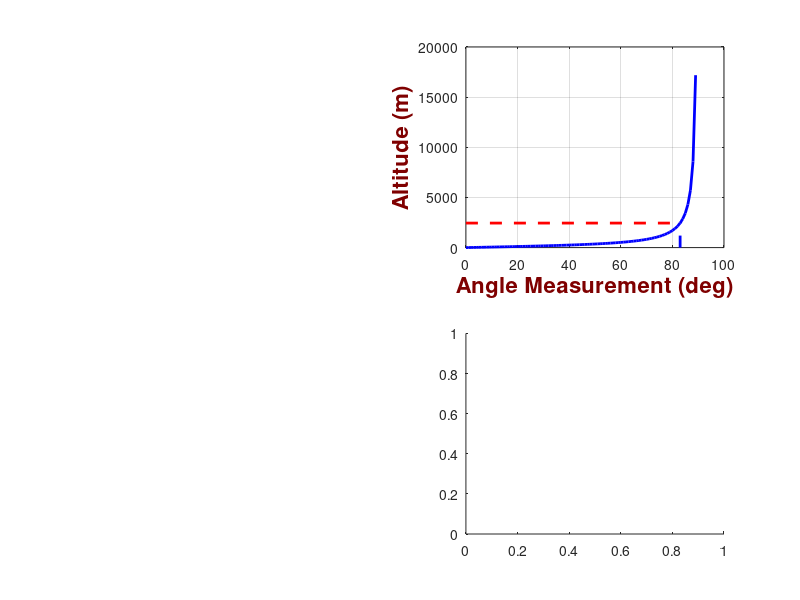

Source code (MATLAB): (Note: this script raises an error after producing the figure.)
clc; close all; clear all;

d = 300; 
measurement_angle = 0:1:90; % measurement angle in degrees
altitude = d*tand(measurement_angle);

plot (measurement_angle, altitude, 'b-', 'LineWidth', 2)


% select a time index

angle_selected = 83;    
altitude_selected = d*tand(angle_selected);

angle_uncertainty_std = 1;
angle_uncertainty = angle_selected+angle_uncertainty_std*randn(1,1000000);
altitude_uncertainty = d*tand(angle_uncertainty);

subplot(2,2,2)
plot (measurement_angle,altitude, 'b-', 'LineWidth', 2)
hold on;
line([angle_selected angle_selected], [altitude(1) altitude_selected], 'Color', 'b', 'LineStyle', '--', 'LineWidth', 2);
line([measurement_angle(1) angle_selected], [altitude_selected altitude_selected], 'Color', 'r', 'LineStyle', '--', 'LineWidth', 2);
xlabel('Angle Measurement (deg)', 'FontSize', 16, 'FontWeight', 'bold', 'Color', [0.5, 0, 0]);
ylabel('Altitude (m)', 'FontSize', 16, 'FontWeight', 'bold', 'Color', [0.5, 0, 0]);
grid on;


subplot(2,2,4)
%histogram(t_uncertainty,'Normalization','pdf')
[f, xi] = ksdensity(angle_uncertainty(1:end));
plot(xi, f, 'b', 'LineWidth', 2);
xlabel('Angle uncertainty (deg)', 'FontSize', 16, 'FontWeight', 'bold', 'Color', [0.5, 0, 0]);
ylabel('PDF', 'FontSize', 16, 'FontWeight', 'bold', 'Color', [0.5, 0, 0]);
line([angle_selected angle_selected], ylim, 'Color', 'b', 'LineStyle', '--', 'LineWidth', 2);
xlim([0, max(xi)]); % Set the x-axis limits to start from 0

grid on;

subplot(2,2,1)
[f, xi] = ksdensity(altitude_uncertainty);
plot(xi,f, 'r', 'LineWidth', 2);
xlabel('PDF', 'FontSize', 16, 'FontWeight', 'bold', 'Color', [0.5, 0, 0]);
ylabel('Altitude uncertainty (m)', 'FontSize', 16, 'FontWeight', 'bold', 'Color', [0.5, 0, 0]);
grid on;
hold on;
line([altitude_selected altitude_selected], ylim, 'Color', 'r', 'LineStyle', '--', 'LineWidth', 2);

set(gca, 'View', [-90 90])
%line(xlim, [altitude_selected altitude_selected], 'Color', 'k', 'LineStyle', '--', 'LineWidth', 2);
